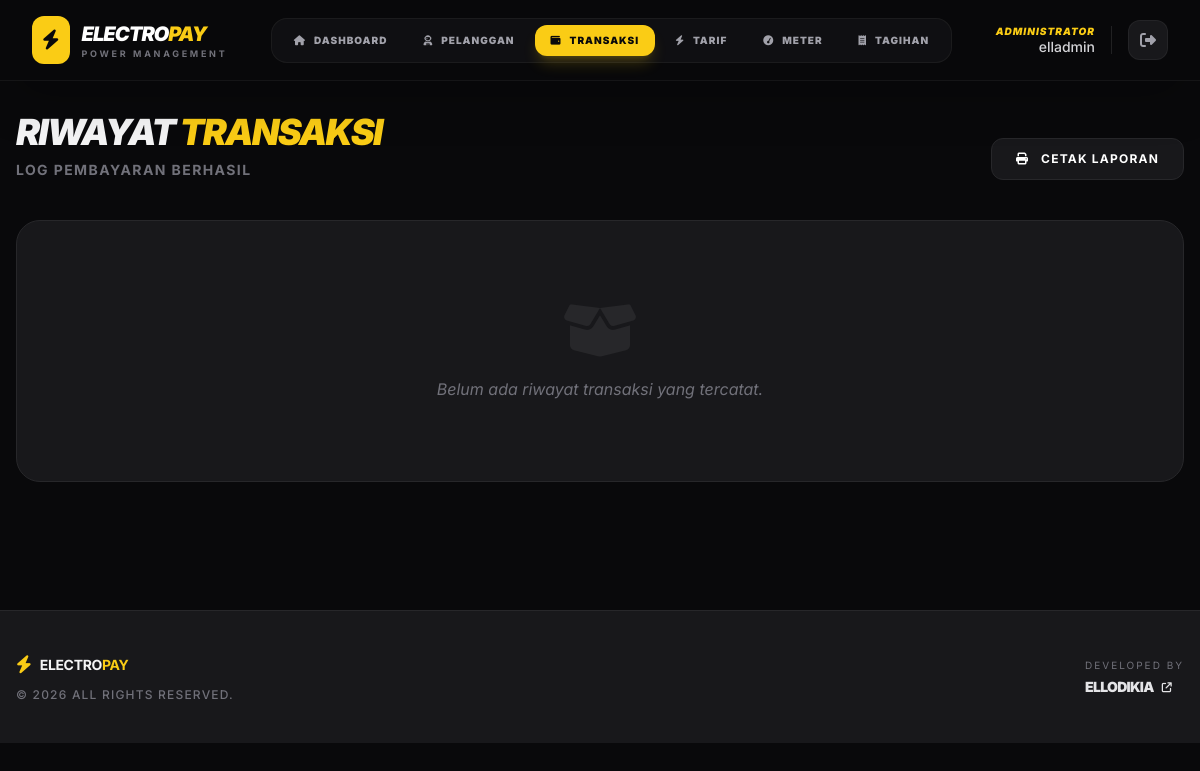
Page /data_pembayaran.php (signed in) on the earlier database version.
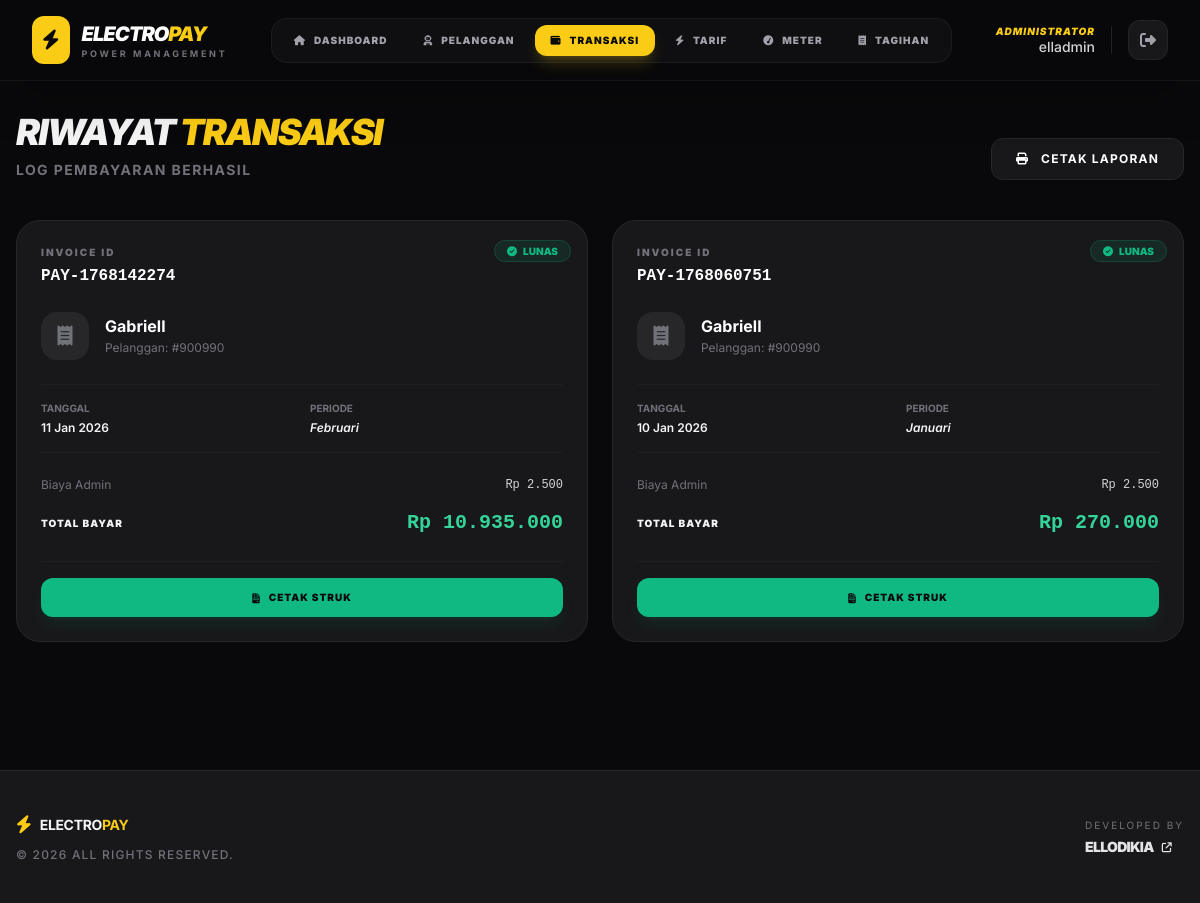
Same page on the later database version.
### tables this page shows
CREATE TABLE `payment_pembayaran` (
  `id` int(11) NOT NULL,
  `id_pelanggan` varchar(100) NOT NULL,
  `id_bayar` varchar(50) NOT NULL,
  `tanggal` varchar(50) NOT NULL,
  `bulanbayar` varchar(50) NOT NULL,
  `biayaadmin` int(11) NOT NULL,
  `total` varchar(50) NOT NULL,
  `status` varchar(50) NOT NULL
);

CREATE TABLE `payment_pelanggan` (
  `id` int(10) NOT NULL,
  `id_pelanggan` varchar(100) DEFAULT NULL,
  `nometer` varchar(50) NOT NULL,
  `nama` varchar(50) NOT NULL,
  `alamat` text NOT NULL,
  `kodetarif` varchar(50) NOT NULL
);

### data_pembayaran.php (the view, shortened to what the changed rows need)
<?php
include 'koneksi.php';
$query = mysqli_query($koneksi, "SELECT payment_pembayaran.*, payment_pelanggan.nama
                                 FROM payment_pembayaran
                                 JOIN payment_pelanggan ON payment_pembayaran.id_pelanggan = payment_pelanggan.id_pelanggan
                                 ORDER BY payment_pembayaran.id DESC") or die(mysqli_error($koneksi));
?>
<!DOCTYPE html>
<html lang="en">
<head>
    <script src="https://cdn.tailwindcss.com"></script>
    <link rel="stylesheet" href="https://cdnjs.cloudflare.com/ajax/libs/font-awesome/6.5.1/css/all.min.css" />
</head>
<body class="bg-zinc-950 text-zinc-100 min-h-screen">
    <div class="no-print">
        <?php include 'nav.php'; ?>
    </div>
    <main class="max-w-7xl mx-auto px-4 pt-4 pb-12">
        <div class="flex flex-col md:flex-row md:items-end justify-between gap-6 mb-10">
            <div>
                <h2 class="text-4xl font-black tracking-tighter uppercase italic">Riwayat <span class="text-yellow-brand">Transaksi</span></h2>
            </div>
        </div>
        <div class="grid grid-cols-1 md:grid-cols-2 xl:grid-cols-3 gap-6">
            <?php
            while ($row = mysqli_fetch_array($query)) {
            ?>
            <div class="card-item bg-zinc-900 border border-zinc-800 rounded-3xl p-6 relative overflow-hidden group hover:border-emerald-500/30 transition-all flex flex-col justify-between">
                <div>
                    <div class="absolute top-0 right-0 p-4 no-print">
                        <span class="bg-emerald-500/10 text-emerald-500 px-3 py-1 rounded-full text-[10px] font-black uppercase border border-emerald-500/20">
                            <i class="fa-solid fa-circle-check mr-1"></i> <?= $row['status']; ?>
                        </span>
                    </div>
                    <div class="mb-6">
                        <p class="text-[10px] text-zinc-500 font-black uppercase tracking-[0.2em] mb-1">Invoice ID</p>
                        <h3 class="text-white font-mono font-bold"><?= $row['id_bayar']; ?></h3>
                    </div>
                    <div class="flex items-center gap-4 mb-6">
                        <div class="w-12 h-12 bg-zinc-800 rounded-2xl flex items-center justify-center text-zinc-500 group-hover:bg-emerald-500/10 group-hover:text-emerald-500 transition-colors">
                            <i class="fa-solid fa-receipt text-xl"></i>
                        </div>
                        <div>
                            <p class="text-white font-bold leading-tight"><?= $row['nama']; ?></p>
                            <p class="text-zinc-500 text-xs mt-1">Pelanggan: #<?= $row['id_pelanggan']; ?></p>
                        </div>
                    </div>
                    <div class="grid grid-cols-2 gap-4 py-4 border-y border-zinc-800/50 mb-6">
                        <div>
                            <p class="text-[10px] text-zinc-500 font-bold uppercase mb-1">Tanggal</p>
                            <p class="text-xs font-semibold"><?= date('d M Y', strtotime($row['tanggal'])); ?></p>
                        </div>
                        <div>
                            <p class="text-[10px] text-zinc-500 font-bold uppercase mb-1">Periode</p>
                            <p class="text-xs font-semibold italic"><?= $row['bulanbayar']; ?></p>
                        </div>
                    </div>
                    <div class="space-y-2 mb-6">
                        <div class="flex justify-between items-center text-xs">
                            <span class="text-zinc-500">Biaya Admin</span>
                            <span class="text-zinc-300 font-mono">Rp <?= number_format($row['biayaadmin'], 0, ',', '.'); ?></span>
                        </div>
                        <div class="flex justify-between items-center pt-2">
                            <span class="text-[10px] text-zinc-100 font-black uppercase tracking-widest">Total Bayar</span>
                            <span class="text-xl font-black text-emerald-400 font-mono">Rp <?= number_format($row['total'], 0, ',', '.'); ?></span>
                        </div>
                    </div>
                </div>
                <div class="no-print pt-4 border-t border-zinc-800/50">
                    <a href="cetak_struk.php?id_bayar=<?= $row['id_bayar']; ?>" target="_blank" class="w-full bg-emerald-500 hover:bg-emerald-600 text-zinc-950 py-3 rounded-xl font-black text-[10px] uppercase tracking-widest flex items-center justify-center gap-2 transition-all shadow-lg shadow-emerald-500/10 active:scale-95">
                        <i class="fa-solid fa-file-invoice"></i> Cetak Struk
                    </a>
                </div>
            </div>
            <?php } ?>
        </div>
        <?php if (mysqli_num_rows($query) == 0): ?>
        <div class="bg-zinc-900 border border-zinc-800 rounded-3xl p-20 text-center">
            <i class="fa-solid fa-box-open text-zinc-800 text-6xl mb-4"></i>
            <p class="text-zinc-500 italic">Belum ada riwayat transaksi yang tercatat.</p>
        </div>
        <?php endif; ?>
    </main>
</body>
</html>

### nav.php (shortened to what the changed rows need)
<?php
$current_page = basename($_SERVER['PHP_SELF']);
?>
<nav class="fixed top-0 left-0 right-0 z-[100] transition-all duration-500" id="main-nav">
    <div class="bg-zinc-950/80 backdrop-blur-xl border-b border-white/5 shadow-2xl">
        <div class="max-w-7xl mx-auto px-4 sm:px-6 lg:px-8">
            <div class="flex justify-between h-20 items-center transition-all duration-500" id="nav-content">
                <div class="hidden lg:flex bg-zinc-900/50 border border-white/5 rounded-2xl px-1.5 py-1.5 items-center gap-1">
                    <?php
                    $menus = [
                        'index2.php' => ['Dashboard', 'fa-house', ['index2']],
                        'data_pelanggan.php' => ['Pelanggan', 'fa-user-astronaut', ['pelanggan']],
                        'data_pembayaran.php' => ['Transaksi', 'fa-wallet', ['pembayaran']],
                        'data_tarif.php' => ['Tarif', 'fa-bolt', ['tarif']],
                        'data_penggunaan.php' => ['Meter', 'fa-gauge-simple-high', ['penggunaan']],
                        'data_tagihan.php' => ['Tagihan', 'fa-receipt', ['tagihan']],
                    ];
                    foreach ($menus as $file => $menuData):
                        $isActive = false;
                        foreach ($menuData[2] as $keyword) {
                            if (strpos($current_page, $keyword) !== false) { $isActive = true; break; }
                        }
                    ?>
                        <a href="<?= $file ?>"
                           class="flex items-center gap-2 px-4 py-2 rounded-xl text-[10px] font-black uppercase tracking-widest transition-all duration-300
                           <?= $isActive ? 'bg-yellow-400 text-zinc-950 shadow-lg shadow-yellow-400/20' : 'text-zinc-400 hover:text-white hover:bg-white/5' ?>">
                            <i class="fa-solid <?= $menuData[1] ?>"></i>
                            <span><?= $menuData[0] ?></span>
                        </a>
                    <?php endforeach; ?>
                </div>
            </div>
        </div>
    </div>
</nav>

Differences in the rows shown:
added payment_pembayaran: status "LUNAS", id_bayar "PAY-1768142274", payment_pelanggan.nama "Gabriell", id_pelanggan "900990", tanggal "11 Jan 2026", bulanbayar "Februari", biayaadmin "2.500", total "10.935.000"
added payment_pembayaran: status "LUNAS", id_bayar "PAY-1768060751", payment_pelanggan.nama "Gabriell", id_pelanggan "900990", tanggal "10 Jan 2026", bulanbayar "Januari", biayaadmin "2.500", total "270.000"
Other differences:
text no longer shown: "Belum ada riwayat transaksi yang tercatat."
